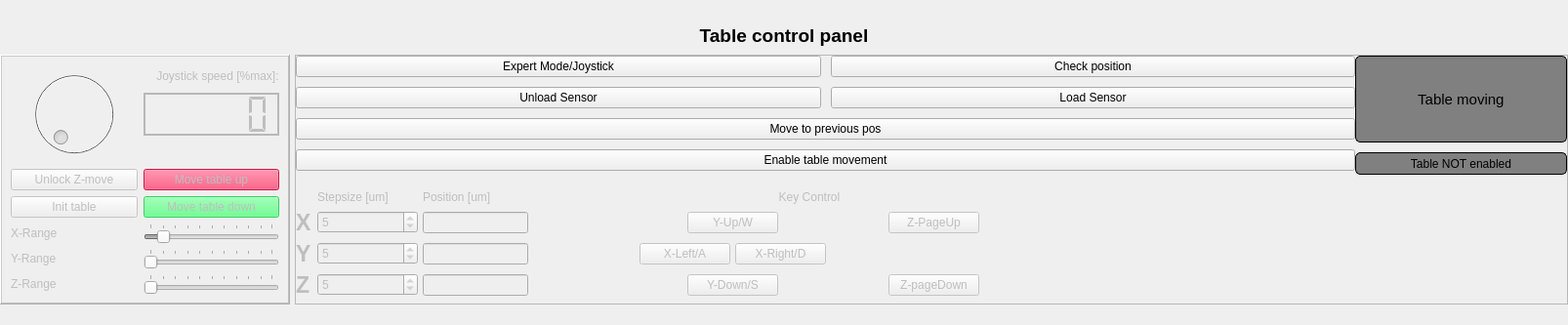
<?xml version="1.0" encoding="UTF-8"?>
<ui version="4.0">
 <class>table_control</class>
 <widget class="QWidget" name="table_control">
  <property name="geometry">
   <rect>
    <x>0</x>
    <y>0</y>
    <width>1606</width>
    <height>333</height>
   </rect>
  </property>
  <property name="windowTitle">
   <string>Form</string>
  </property>
  <layout class="QVBoxLayout" name="verticalLayout">
   <property name="spacing">
    <number>0</number>
   </property>
   <property name="leftMargin">
    <number>0</number>
   </property>
   <property name="topMargin">
    <number>0</number>
   </property>
   <property name="rightMargin">
    <number>0</number>
   </property>
   <property name="bottomMargin">
    <number>0</number>
   </property>
   <item>
    <widget class="QFrame" name="">
     <property name="sizePolicy">
      <sizepolicy hsizetype="Preferred" vsizetype="Fixed">
       <horstretch>0</horstretch>
       <verstretch>0</verstretch>
      </sizepolicy>
     </property>
     <property name="maximumSize">
      <size>
       <width>16777215</width>
       <height>16777215</height>
      </size>
     </property>
     <layout class="QGridLayout" name="gridLayout_3">
      <property name="leftMargin">
       <number>0</number>
      </property>
      <property name="topMargin">
       <number>0</number>
      </property>
      <property name="rightMargin">
       <number>0</number>
      </property>
      <property name="bottomMargin">
       <number>0</number>
      </property>
      <property name="spacing">
       <number>5</number>
      </property>
      <item row="1" column="1">
       <widget class="QFrame" name="Buttons_frame">
        <property name="maximumSize">
         <size>
          <width>16777215</width>
          <height>16777215</height>
         </size>
        </property>
        <property name="frameShape">
         <enum>QFrame::StyledPanel</enum>
        </property>
        <property name="frameShadow">
         <enum>QFrame::Raised</enum>
        </property>
        <layout class="QGridLayout" name="gridLayout_2">
         <property name="leftMargin">
          <number>0</number>
         </property>
         <property name="topMargin">
          <number>0</number>
         </property>
         <property name="rightMargin">
          <number>0</number>
         </property>
         <property name="bottomMargin">
          <number>0</number>
         </property>
         <property name="horizontalSpacing">
          <number>0</number>
         </property>
         <property name="verticalSpacing">
          <number>10</number>
         </property>
         <item row="3" column="6">
          <widget class="QLabel" name="keyboard_enable_label">
           <property name="styleSheet">
            <string notr="true">border: 1px solid black;
border-radius: 5px;
background-color: grey;</string>
           </property>
           <property name="text">
            <string>Table NOT enabled</string>
           </property>
           <property name="alignment">
            <set>Qt::AlignCenter</set>
           </property>
          </widget>
         </item>
         <item row="0" column="6" rowspan="3">
          <widget class="QLabel" name="table_ind">
           <property name="font">
            <font>
             <pointsize>11</pointsize>
            </font>
           </property>
           <property name="layoutDirection">
            <enum>Qt::LeftToRight</enum>
           </property>
           <property name="autoFillBackground">
            <bool>false</bool>
           </property>
           <property name="styleSheet">
            <string notr="true">border: 1px solid black;
border-radius: 5px;
background-color: grey;</string>
           </property>
           <property name="frameShape">
            <enum>QFrame::Box</enum>
           </property>
           <property name="frameShadow">
            <enum>QFrame::Raised</enum>
           </property>
           <property name="text">
            <string> Table moving </string>
           </property>
           <property name="alignment">
            <set>Qt::AlignCenter</set>
           </property>
          </widget>
         </item>
         <item row="5" column="1" rowspan="4" colspan="6">
          <widget class="QFrame" name="Arro_control_frame">
           <property name="enabled">
            <bool>false</bool>
           </property>
           <property name="sizePolicy">
            <sizepolicy hsizetype="Preferred" vsizetype="MinimumExpanding">
             <horstretch>0</horstretch>
             <verstretch>0</verstretch>
            </sizepolicy>
           </property>
           <property name="minimumSize">
            <size>
             <width>0</width>
             <height>0</height>
            </size>
           </property>
           <property name="maximumSize">
            <size>
             <width>700</width>
             <height>16777215</height>
            </size>
           </property>
           <layout class="QGridLayout" name="gridLayout_6">
            <property name="leftMargin">
             <number>0</number>
            </property>
            <property name="topMargin">
             <number>0</number>
            </property>
            <property name="rightMargin">
             <number>0</number>
            </property>
            <property name="bottomMargin">
             <number>0</number>
            </property>
            <property name="horizontalSpacing">
             <number>5</number>
            </property>
            <property name="verticalSpacing">
             <number>0</number>
            </property>
            <item row="1" column="5" colspan="2">
             <widget class="QPushButton" name="Up_button">
              <property name="sizePolicy">
               <sizepolicy hsizetype="Minimum" vsizetype="Fixed">
                <horstretch>0</horstretch>
                <verstretch>0</verstretch>
               </sizepolicy>
              </property>
              <property name="minimumSize">
               <size>
                <width>93</width>
                <height>0</height>
               </size>
              </property>
              <property name="maximumSize">
               <size>
                <width>93</width>
                <height>16777215</height>
               </size>
              </property>
              <property name="layoutDirection">
               <enum>Qt::LeftToRight</enum>
              </property>
              <property name="text">
               <string>Y-Up/W</string>
              </property>
              <property name="iconSize">
               <size>
                <width>20</width>
                <height>20</height>
               </size>
              </property>
             </widget>
            </item>
            <item row="4" column="5" colspan="2">
             <widget class="QPushButton" name="Down_button">
              <property name="sizePolicy">
               <sizepolicy hsizetype="Minimum" vsizetype="Fixed">
                <horstretch>0</horstretch>
                <verstretch>0</verstretch>
               </sizepolicy>
              </property>
              <property name="minimumSize">
               <size>
                <width>93</width>
                <height>0</height>
               </size>
              </property>
              <property name="maximumSize">
               <size>
                <width>93</width>
                <height>16777215</height>
               </size>
              </property>
              <property name="text">
               <string>Y-Down/S</string>
              </property>
             </widget>
            </item>
            <item row="4" column="2">
             <widget class="QLineEdit" name="ZPos">
              <property name="inputMethodHints">
               <set>Qt::ImhDigitsOnly|Qt::ImhFormattedNumbersOnly|Qt::ImhPreferNumbers</set>
              </property>
             </widget>
            </item>
            <item row="2" column="6" colspan="3">
             <widget class="QPushButton" name="Right_button">
              <property name="sizePolicy">
               <sizepolicy hsizetype="Minimum" vsizetype="Fixed">
                <horstretch>0</horstretch>
                <verstretch>0</verstretch>
               </sizepolicy>
              </property>
              <property name="minimumSize">
               <size>
                <width>93</width>
                <height>0</height>
               </size>
              </property>
              <property name="maximumSize">
               <size>
                <width>93</width>
                <height>16777215</height>
               </size>
              </property>
              <property name="text">
               <string>X-Right/D</string>
              </property>
             </widget>
            </item>
            <item row="4" column="8">
             <widget class="QPushButton" name="Zdown_button">
              <property name="minimumSize">
               <size>
                <width>93</width>
                <height>0</height>
               </size>
              </property>
              <property name="maximumSize">
               <size>
                <width>93</width>
                <height>16777215</height>
               </size>
              </property>
              <property name="text">
               <string>Z-pageDown</string>
              </property>
             </widget>
            </item>
            <item row="4" column="1">
             <widget class="QSpinBox" name="Stepz_spinBox">
              <property name="maximum">
               <number>100</number>
              </property>
              <property name="value">
               <number>5</number>
              </property>
             </widget>
            </item>
            <item row="1" column="8">
             <widget class="QPushButton" name="Zup_button">
              <property name="minimumSize">
               <size>
                <width>93</width>
                <height>0</height>
               </size>
              </property>
              <property name="maximumSize">
               <size>
                <width>93</width>
                <height>16777215</height>
               </size>
              </property>
              <property name="text">
               <string>Z-PageUp</string>
              </property>
             </widget>
            </item>
            <item row="0" column="1">
             <widget class="QLabel" name="label_2">
              <property name="sizePolicy">
               <sizepolicy hsizetype="Preferred" vsizetype="Fixed">
                <horstretch>0</horstretch>
                <verstretch>0</verstretch>
               </sizepolicy>
              </property>
              <property name="text">
               <string>Stepsize [um]</string>
              </property>
             </widget>
            </item>
            <item row="2" column="4" colspan="2">
             <widget class="QPushButton" name="Left_button">
              <property name="sizePolicy">
               <sizepolicy hsizetype="Minimum" vsizetype="Fixed">
                <horstretch>0</horstretch>
                <verstretch>0</verstretch>
               </sizepolicy>
              </property>
              <property name="minimumSize">
               <size>
                <width>93</width>
                <height>0</height>
               </size>
              </property>
              <property name="maximumSize">
               <size>
                <width>93</width>
                <height>16777215</height>
               </size>
              </property>
              <property name="text">
               <string>X-Left/A</string>
              </property>
             </widget>
            </item>
            <item row="1" column="7">
             <spacer name="horizontalSpacer_3">
              <property name="orientation">
               <enum>Qt::Horizontal</enum>
              </property>
              <property name="sizeHint" stdset="0">
               <size>
                <width>40</width>
                <height>20</height>
               </size>
              </property>
             </spacer>
            </item>
            <item row="0" column="2">
             <widget class="QLabel" name="label_3">
              <property name="sizePolicy">
               <sizepolicy hsizetype="Preferred" vsizetype="Fixed">
                <horstretch>0</horstretch>
                <verstretch>0</verstretch>
               </sizepolicy>
              </property>
              <property name="text">
               <string>Position [um]</string>
              </property>
             </widget>
            </item>
            <item row="2" column="2">
             <widget class="QLineEdit" name="YPos">
              <property name="inputMethodHints">
               <set>Qt::ImhDigitsOnly|Qt::ImhFormattedNumbersOnly|Qt::ImhPreferNumbers</set>
              </property>
             </widget>
            </item>
            <item row="1" column="2">
             <widget class="QLineEdit" name="XPos">
              <property name="inputMethodHints">
               <set>Qt::ImhDigitsOnly|Qt::ImhFormattedNumbersOnly|Qt::ImhPreferNumbers</set>
              </property>
             </widget>
            </item>
            <item row="1" column="1">
             <widget class="QSpinBox" name="Stepx_spinBox">
              <property name="sizePolicy">
               <sizepolicy hsizetype="Expanding" vsizetype="Fixed">
                <horstretch>0</horstretch>
                <verstretch>0</verstretch>
               </sizepolicy>
              </property>
              <property name="maximumSize">
               <size>
                <width>16777215</width>
                <height>16777215</height>
               </size>
              </property>
              <property name="maximum">
               <number>1000</number>
              </property>
              <property name="value">
               <number>5</number>
              </property>
             </widget>
            </item>
            <item row="2" column="1">
             <widget class="QSpinBox" name="Stepy_spinBox">
              <property name="maximum">
               <number>1000</number>
              </property>
              <property name="value">
               <number>5</number>
              </property>
             </widget>
            </item>
            <item row="1" column="0">
             <widget class="QLabel" name="X_label">
              <property name="minimumSize">
               <size>
                <width>0</width>
                <height>22</height>
               </size>
              </property>
              <property name="font">
               <font>
                <pointsize>17</pointsize>
                <weight>75</weight>
                <bold>true</bold>
               </font>
              </property>
              <property name="text">
               <string>X</string>
              </property>
             </widget>
            </item>
            <item row="4" column="0">
             <widget class="QLabel" name="Z_label">
              <property name="minimumSize">
               <size>
                <width>0</width>
                <height>22</height>
               </size>
              </property>
              <property name="font">
               <font>
                <pointsize>17</pointsize>
                <weight>75</weight>
                <bold>true</bold>
               </font>
              </property>
              <property name="text">
               <string>Z</string>
              </property>
             </widget>
            </item>
            <item row="4" column="3" colspan="2">
             <spacer name="horizontalSpacer_2">
              <property name="orientation">
               <enum>Qt::Horizontal</enum>
              </property>
              <property name="sizeHint" stdset="0">
               <size>
                <width>40</width>
                <height>20</height>
               </size>
              </property>
             </spacer>
            </item>
            <item row="2" column="0">
             <widget class="QLabel" name="Y_label">
              <property name="minimumSize">
               <size>
                <width>0</width>
                <height>22</height>
               </size>
              </property>
              <property name="font">
               <font>
                <pointsize>17</pointsize>
                <weight>75</weight>
                <bold>true</bold>
               </font>
              </property>
              <property name="text">
               <string>Y</string>
              </property>
             </widget>
            </item>
            <item row="4" column="7">
             <spacer name="horizontalSpacer_4">
              <property name="orientation">
               <enum>Qt::Horizontal</enum>
              </property>
              <property name="sizeHint" stdset="0">
               <size>
                <width>40</width>
                <height>20</height>
               </size>
              </property>
             </spacer>
            </item>
            <item row="0" column="4" colspan="5">
             <widget class="QLabel" name="label">
              <property name="text">
               <string>Key Control</string>
              </property>
              <property name="alignment">
               <set>Qt::AlignCenter</set>
              </property>
             </widget>
            </item>
            <item row="2" column="3">
             <spacer name="horizontalSpacer_5">
              <property name="orientation">
               <enum>Qt::Horizontal</enum>
              </property>
              <property name="sizeHint" stdset="0">
               <size>
                <width>40</width>
                <height>20</height>
               </size>
              </property>
             </spacer>
            </item>
            <item row="1" column="3" colspan="2">
             <spacer name="horizontalSpacer">
              <property name="orientation">
               <enum>Qt::Horizontal</enum>
              </property>
              <property name="sizeHint" stdset="0">
               <size>
                <width>40</width>
                <height>20</height>
               </size>
              </property>
             </spacer>
            </item>
           </layout>
          </widget>
         </item>
         <item row="0" column="1" rowspan="4" colspan="5">
          <layout class="QGridLayout" name="gridLayout_5">
           <property name="bottomMargin">
            <number>0</number>
           </property>
           <property name="spacing">
            <number>10</number>
           </property>
           <item row="2" column="0" colspan="4">
            <widget class="QPushButton" name="got_to_previous">
             <property name="sizePolicy">
              <sizepolicy hsizetype="MinimumExpanding" vsizetype="Fixed">
               <horstretch>0</horstretch>
               <verstretch>0</verstretch>
              </sizepolicy>
             </property>
             <property name="minimumSize">
              <size>
               <width>0</width>
               <height>0</height>
              </size>
             </property>
             <property name="text">
              <string>Move to previous pos</string>
             </property>
            </widget>
           </item>
           <item row="3" column="0" colspan="4">
            <widget class="QPushButton" name="enable_table_pushButton">
             <property name="sizePolicy">
              <sizepolicy hsizetype="MinimumExpanding" vsizetype="Fixed">
               <horstretch>0</horstretch>
               <verstretch>0</verstretch>
              </sizepolicy>
             </property>
             <property name="text">
              <string>Enable table movement</string>
             </property>
             <property name="checkable">
              <bool>true</bool>
             </property>
            </widget>
           </item>
           <item row="1" column="0" colspan="2">
            <widget class="QPushButton" name="Unload_sensorpushButton">
             <property name="sizePolicy">
              <sizepolicy hsizetype="Preferred" vsizetype="Preferred">
               <horstretch>0</horstretch>
               <verstretch>0</verstretch>
              </sizepolicy>
             </property>
             <property name="text">
              <string>Unload Sensor</string>
             </property>
            </widget>
           </item>
           <item row="0" column="0" colspan="2">
            <widget class="QPushButton" name="Enable_table">
             <property name="sizePolicy">
              <sizepolicy hsizetype="Preferred" vsizetype="Fixed">
               <horstretch>0</horstretch>
               <verstretch>0</verstretch>
              </sizepolicy>
             </property>
             <property name="minimumSize">
              <size>
               <width>0</width>
               <height>0</height>
              </size>
             </property>
             <property name="text">
              <string>Expert Mode/Joystick</string>
             </property>
             <property name="checkable">
              <bool>true</bool>
             </property>
             <property name="checked">
              <bool>false</bool>
             </property>
            </widget>
           </item>
           <item row="1" column="2" colspan="2">
            <widget class="QPushButton" name="load_sensor_pushButton">
             <property name="sizePolicy">
              <sizepolicy hsizetype="Preferred" vsizetype="Fixed">
               <horstretch>0</horstretch>
               <verstretch>0</verstretch>
              </sizepolicy>
             </property>
             <property name="text">
              <string>Load Sensor</string>
             </property>
            </widget>
           </item>
           <item row="0" column="2" colspan="2">
            <widget class="QPushButton" name="check_position">
             <property name="sizePolicy">
              <sizepolicy hsizetype="Preferred" vsizetype="Fixed">
               <horstretch>0</horstretch>
               <verstretch>0</verstretch>
              </sizepolicy>
             </property>
             <property name="minimumSize">
              <size>
               <width>0</width>
               <height>0</height>
              </size>
             </property>
             <property name="text">
              <string>Check position</string>
             </property>
            </widget>
           </item>
          </layout>
         </item>
        </layout>
       </widget>
      </item>
      <item row="1" column="0">
       <widget class="QFrame" name="table_frame">
        <property name="enabled">
         <bool>false</bool>
        </property>
        <property name="sizePolicy">
         <sizepolicy hsizetype="Fixed" vsizetype="Preferred">
          <horstretch>0</horstretch>
          <verstretch>0</verstretch>
         </sizepolicy>
        </property>
        <property name="minimumSize">
         <size>
          <width>0</width>
          <height>0</height>
         </size>
        </property>
        <property name="styleSheet">
         <string notr="true"/>
        </property>
        <property name="frameShape">
         <enum>QFrame::WinPanel</enum>
        </property>
        <property name="frameShadow">
         <enum>QFrame::Raised</enum>
        </property>
        <property name="lineWidth">
         <number>2</number>
        </property>
        <property name="midLineWidth">
         <number>2</number>
        </property>
        <layout class="QGridLayout" name="gridLayout">
         <item row="8" column="1">
          <widget class="QSlider" name="x_move">
           <property name="enabled">
            <bool>false</bool>
           </property>
           <property name="minimum">
            <number>0</number>
           </property>
           <property name="maximum">
            <number>99</number>
           </property>
           <property name="value">
            <number>10</number>
           </property>
           <property name="tracking">
            <bool>true</bool>
           </property>
           <property name="orientation">
            <enum>Qt::Horizontal</enum>
           </property>
           <property name="tickPosition">
            <enum>QSlider::TicksAbove</enum>
           </property>
           <property name="tickInterval">
            <number>10</number>
           </property>
          </widget>
         </item>
         <item row="9" column="1">
          <widget class="QSlider" name="y_move">
           <property name="enabled">
            <bool>false</bool>
           </property>
           <property name="orientation">
            <enum>Qt::Horizontal</enum>
           </property>
           <property name="tickPosition">
            <enum>QSlider::TicksAbove</enum>
           </property>
           <property name="tickInterval">
            <number>10</number>
           </property>
          </widget>
         </item>
         <item row="9" column="0">
          <widget class="QLabel" name="label_6">
           <property name="text">
            <string>Y-Range</string>
           </property>
          </widget>
         </item>
         <item row="10" column="0">
          <widget class="QLabel" name="label_7">
           <property name="text">
            <string>Z-Range</string>
           </property>
          </widget>
         </item>
         <item row="5" column="0">
          <widget class="QPushButton" name="unlock_Z">
           <property name="minimumSize">
            <size>
             <width>130</width>
             <height>0</height>
            </size>
           </property>
           <property name="text">
            <string>Unlock Z-move</string>
           </property>
           <property name="checkable">
            <bool>true</bool>
           </property>
          </widget>
         </item>
         <item row="0" column="0" rowspan="4">
          <widget class="QDial" name="Table_speed">
           <property name="enabled">
            <bool>false</bool>
           </property>
           <property name="minimumSize">
            <size>
             <width>0</width>
             <height>0</height>
            </size>
           </property>
           <property name="minimum">
            <number>0</number>
           </property>
           <property name="maximum">
            <number>100</number>
           </property>
          </widget>
         </item>
         <item row="8" column="0">
          <widget class="QLabel" name="label_5">
           <property name="text">
            <string>X-Range</string>
           </property>
          </widget>
         </item>
         <item row="0" column="1">
          <widget class="QLabel" name="Rpoly_val">
           <property name="text">
            <string>    Joystick speed [%max]:</string>
           </property>
          </widget>
         </item>
         <item row="6" column="0">
          <widget class="QPushButton" name="init_table_Button">
           <property name="text">
            <string>Init table</string>
           </property>
          </widget>
         </item>
         <item row="1" column="1" rowspan="2">
          <widget class="QLCDNumber" name="Table_speed_indicator">
           <property name="lineWidth">
            <number>0</number>
           </property>
           <property name="midLineWidth">
            <number>2</number>
           </property>
           <property name="smallDecimalPoint">
            <bool>true</bool>
           </property>
           <property name="segmentStyle">
            <enum>QLCDNumber::Flat</enum>
           </property>
           <property name="value" stdset="0">
            <double>0.000000000000000</double>
           </property>
          </widget>
         </item>
         <item row="10" column="1">
          <widget class="QSlider" name="z_move">
           <property name="enabled">
            <bool>false</bool>
           </property>
           <property name="orientation">
            <enum>Qt::Horizontal</enum>
           </property>
           <property name="tickPosition">
            <enum>QSlider::TicksAbove</enum>
           </property>
           <property name="tickInterval">
            <number>10</number>
           </property>
          </widget>
         </item>
         <item row="6" column="1">
          <widget class="QPushButton" name="move_down_button">
           <property name="minimumSize">
            <size>
             <width>130</width>
             <height>0</height>
            </size>
           </property>
           <property name="styleSheet">
            <string notr="true">background-color: rgb(67, 255, 114);</string>
           </property>
           <property name="text">
            <string>Move table down</string>
           </property>
           <property name="checkable">
            <bool>true</bool>
           </property>
           <property name="checked">
            <bool>false</bool>
           </property>
          </widget>
         </item>
         <item row="5" column="1">
          <widget class="QPushButton" name="move_up_button">
           <property name="minimumSize">
            <size>
             <width>130</width>
             <height>0</height>
            </size>
           </property>
           <property name="styleSheet">
            <string notr="true">background-color: rgb(255, 28, 81);</string>
           </property>
           <property name="text">
            <string>Move table up</string>
           </property>
           <property name="checkable">
            <bool>true</bool>
           </property>
           <property name="checked">
            <bool>false</bool>
           </property>
          </widget>
         </item>
        </layout>
       </widget>
      </item>
      <item row="0" column="0" colspan="2">
       <widget class="QLabel" name="Tablecontrolpanellabel">
        <property name="sizePolicy">
         <sizepolicy hsizetype="Preferred" vsizetype="Fixed">
          <horstretch>0</horstretch>
          <verstretch>0</verstretch>
         </sizepolicy>
        </property>
        <property name="minimumSize">
         <size>
          <width>0</width>
          <height>30</height>
         </size>
        </property>
        <property name="font">
         <font>
          <pointsize>14</pointsize>
          <weight>75</weight>
          <bold>true</bold>
         </font>
        </property>
        <property name="text">
         <string>Table control panel</string>
        </property>
        <property name="alignment">
         <set>Qt::AlignCenter</set>
        </property>
       </widget>
      </item>
     </layout>
    </widget>
   </item>
  </layout>
 </widget>
 <resources>
  <include location="../images/svg_resources.qrc"/>
 </resources>
 <connections>
  <connection>
   <sender>enable_table_pushButton</sender>
   <signal>toggled(bool)</signal>
   <receiver>Arro_control_frame</receiver>
   <slot>setEnabled(bool)</slot>
   <hints>
    <hint type="sourcelabel">
     <x>495</x>
     <y>180</y>
    </hint>
    <hint type="destinationlabel">
     <x>559</x>
     <y>277</y>
    </hint>
   </hints>
  </connection>
 </connections>
</ui>
